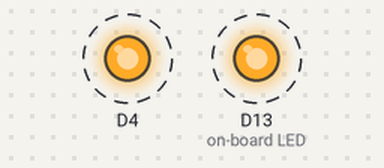
A program run on a simulated CircuitPython board. Shown: output pins drawn as LEDs (lit = HIGH). Dashed ring = blinking. What the program prints to the serial console is not drawn.

Above: at 2.0 s.
Timing chart, 0 to 6.1 s (numbered marks = the images above):
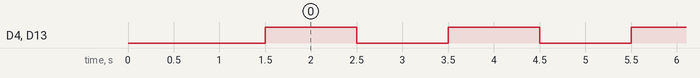

The program:

code.py
```python
# Write your code here :-)
#Imports libraries
import board
import digitalio
import time
import sys

#Sets up I/O pins
led = digitalio.DigitalInOut(board.D13)
output = digitalio.DigitalInOut(board.D4)
led.direction = digitalio.Direction.OUTPUT
output.direction = digitalio.Direction.OUTPUT

#Connects to serial console in Mu
print ("Connecting to the serial console...")
time.sleep(1.5)
print ("Connected!")

#While loop runs forever
while True:
	try:
		led.value = True
        output.value = True
        time.sleep(1.0)
        led.value = False
        output.value = False
        time.sleep(1.0)
        #output = digitalio.Direction.OUTPUT
	except:
		print("Error!", sys.exc_info()[0], "occured.")
		print("Please restart the code and fix any errors!")
		
```

Measured:
- by itself, D4, D13 (on-board LED): alternates HIGH for 1.0 s and LOW for 1.0 s
